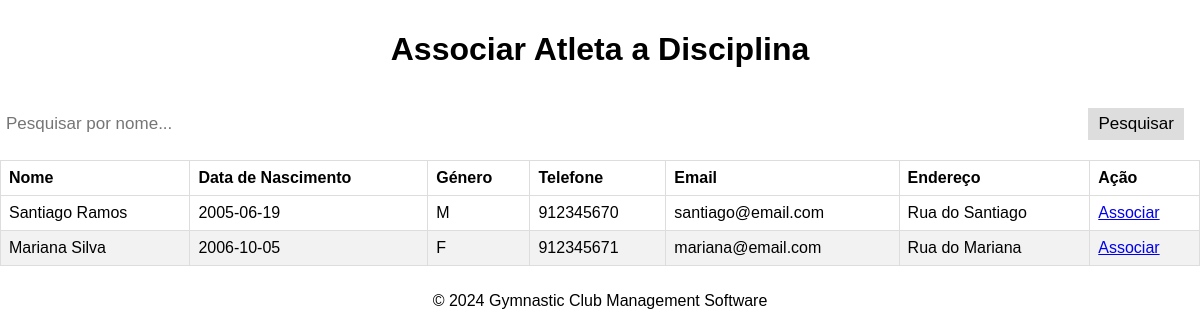
The page /frontend/assign_discipline.php on the database as committed earlier.
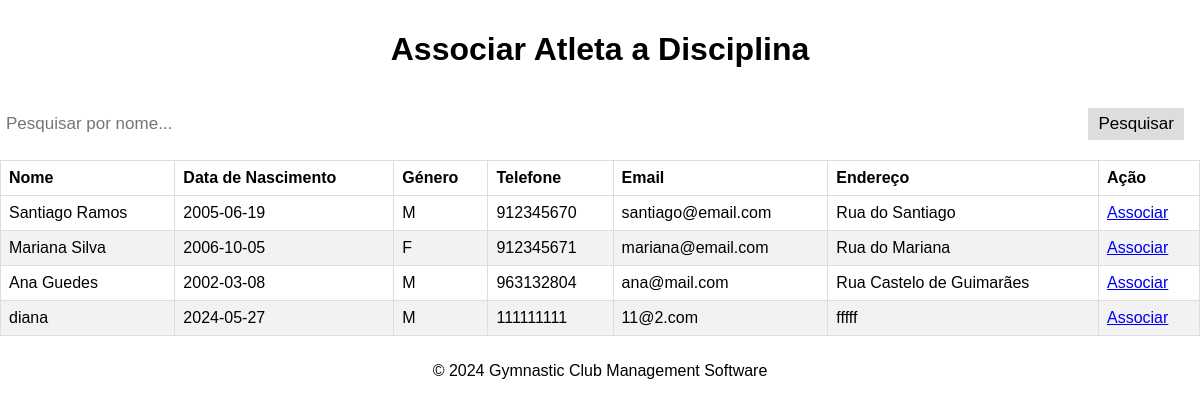
The same page on the database as committed later.
### tables this page shows
CREATE TABLE Athlete (
    idAthlete INTEGER PRIMARY KEY AUTOINCREMENT,
    name VARCHAR(255) NOT NULL,
    birthday DATE NOT NULL,
    genre VARCHAR(1) NOT NULL,
    mobile VARCHAR(20) NOT NULL,
    email VARCHAR(255) NOT NULL,
    password VARCHAR(255) NOT NULL,
    address VARCHAR(255) NOT NULL,
    ageGroup VARCHAR(255) NOT NULL,
    UNIQUE(idAthlete),
    UNIQUE(mobile),
    UNIQUE(email),
    CHECK(email LIKE '%@%')
);

### frontend/assign_discipline.php (the view, shortened to what this page needs)
<!DOCTYPE html>
<html lang="pt">
<head>
    <link rel="stylesheet" href="../static/styles.css">
</head>
<body>
    <header>
        <h1>Associar Atleta a Disciplina</h1>
    </header>
    <main>
        <div class="search-container">
            <input type="text" id="searchInput" onkeyup="filterTable()" placeholder="Pesquisar por nome...">
            <button type="button">Pesquisar</button>
        </div>
        <table id="athleteTable">
            <thead>
                <tr>
                    <th>Nome</th>
                    <th>Data de Nascimento</th>
                    <th>Género</th>
                    <th>Telefone</th>
                    <th>Email</th>
                    <th>Endereço</th>
                    <th>Ação</th>
                </tr>
            </thead>
            <tbody>
                <?php
                include '../backend/db_connect.php';
                try {
                    $sql = "SELECT idAthlete, name, birthday, genre, mobile, email, address FROM Athlete";
                    $stmt = $conn->query($sql);
                    while ($row = $stmt->fetch(PDO::FETCH_ASSOC)) {
                        echo "<tr>";
                        echo "<td>{$row['name']}</td>";
                        echo "<td>{$row['birthday']}</td>";
                        echo "<td>{$row['genre']}</td>";
                        echo "<td>{$row['mobile']}</td>";
                        echo "<td>{$row['email']}</td>";
                        echo "<td>{$row['address']}</td>";
                        echo "<td><a href='../backend/assign_discipline.php?athlete_id={$row['idAthlete']}'>Associar</a></td>";
                        echo "</tr>";
                    }
                } catch (Exception $e) {
                    echo "<tr><td colspan='7'>Erro: " . $e->getMessage() . "</td></tr>";
                }
                ?>
            </tbody>
        </table>
    </main>
    <footer>
        <p>&copy; 2024 Gymnastic Club Management Software</p>
    </footer>
</body>
</html>

### static/styles.css (style rules this page uses)
body { margin: 0; padding: 0; box-sizing: border-box; font-family: Poppins, sans-serif; overflow: hidden; display: flex; flex-direction: column; height: 100vh; }
header { text-align: center; padding: 10px 20px; background-color: rgba(255, 255, 255, 0.5); flex-shrink: 0; font: arial; }
footer { text-align: center; padding: 10px 20px; flex-shrink: 0; }

### frontend/assign_discipline.php (style rules this page uses)
table { width: 100%; border-collapse: collapse; }
th, td { border: 1px solid #dddddd; text-align: left; padding: 8px; }
tr:nth-child(even) { background-color: #f2f2f2; }
.search-container { margin-bottom: 20px; }
.search-container input[type=text] { padding: 6px; margin-top: 8px; font-size: 17px; border: none; width: 80%; }
.search-container button { float: right; padding: 6px 10px; margin-top: 8px; margin-right: 16px; background: #ddd; font-size: 17px; border: none; cursor: pointer; }

Rows that differ between the two databases and show on the page:
added athlete: name "Ana Guedes", birthday "2002-03-08", genre "M", mobile "963132804", email "ana@mail.com", address "Rua Castelo de Guimarães"
added athlete: name "diana", birthday "2024-05-27", genre "M", mobile "111111111", email "11@2.com", address "fffff"
